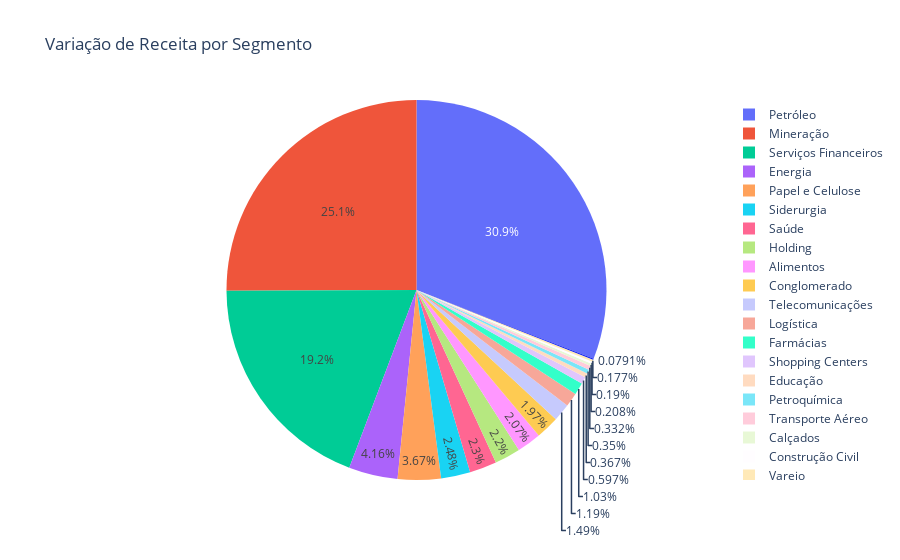

Notebook code cell kept with this figure:
### Code cell
fig = px.pie(df_analise_segmento, values='variacao_rs', names='Segmento', title='Variação de Receita por Segmento')
fig.show()

### Figure 1 — Plotly figure (JSON) as saved in the notebook; plotly's stock layout.template omitted (floating-point values rounded to 4 significant figures)
{"data": [{"domain": {"x": [0, 1], "y": [0, 1]}, "hovertemplate": "Segmento=%{label}<br>variacao_rs=%{value}<extra></extra>", "labels": ["Alimentos", "Calçados", "Conglomerado", "Construção Civil", "Educação", "Energia", "Farmácias", "Holding", "Logística", "Mineração", "Papel e Celulose", "Petroquímica", "Petróleo", "Saúde", "Serviços Financeiros", "Shopping Centers", "Siderurgia", "Tecnologia", "Telecomunicações", "Transporte Aéreo", "Varejo"], "legendgroup": "", "name": "", "showlegend": true, "type": "pie", "values": [407800000.0, 41020000.0, 388700000.0, 37530000.0, 72300000.0, 821100000.0, 202400000.0, 434200000.0, 233900000.0, 4940000000.0, 722900000.0, 69050000.0, 6093000000.0, 453900000.0, 3784000000.0, 117700000.0, 489900000.0, 15600000.0, 292900000.0, 65450000.0, 34830000.0]}], "layout": {"legend": {"tracegroupgap": 0}, "title": {"text": "Variação de Receita por Segmento"}}}
